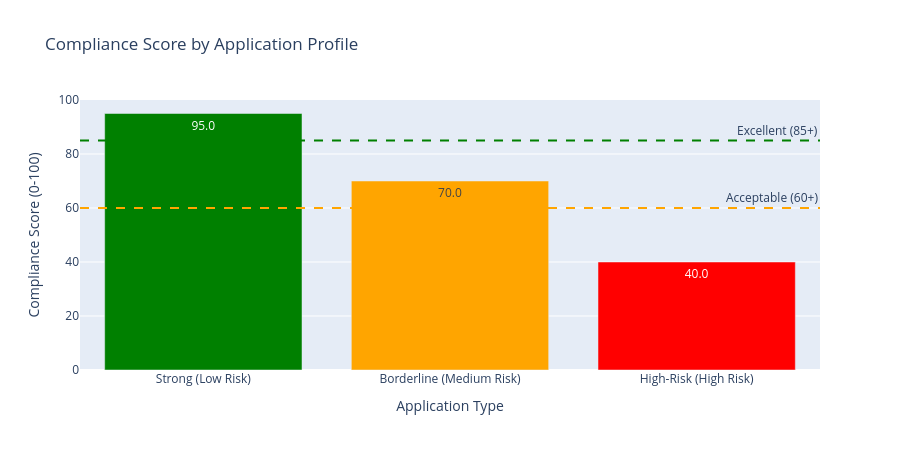

Notebook cell for this chart:
### Markdown cell above
### Step 7.2: Compliance Score Comparison

### Code cell
# Compliance score comparison
applications = ["Strong\n(Low Risk)", "Borderline\n(Medium Risk)", "High-Risk\n(High Risk)"]
scores = [
    report_strong.compliance_score,
    report_borderline.compliance_score,
    report_highrisk.compliance_score
]
colors = ['green', 'orange', 'red']

fig = go.Figure(data=[
    go.Bar(
        x=applications,
        y=scores,
        marker_color=colors,
        text=[f"{s:.1f}" for s in scores],
        textposition='auto'
    )
])

# Add threshold lines
fig.add_hline(y=85, line_dash="dash", line_color="green", 
              annotation_text="Excellent (85+)")
fig.add_hline(y=60, line_dash="dash", line_color="orange", 
              annotation_text="Acceptable (60+)")

fig.update_layout(
    title="Compliance Score by Application Profile",
    xaxis_title="Application Type",
    yaxis_title="Compliance Score (0-100)",
    yaxis_range=[0, 100],
    showlegend=False,
    height=450
)

fig.show()

print("\n📊 Compliance Score Thresholds:")
print("   • 85-100: Excellent compliance")
print("   • 60-84: Acceptable with conditions")
print("   • 0-59: Non-compliant (reject or manual review)")

### Figure 1 — Plotly figure (JSON) as saved in the notebook; plotly's stock layout.template omitted (floating-point values rounded to 4 significant figures)
{"data": [{"marker": {"color": ["green", "orange", "red"]}, "text": ["95.0", "70.0", "40.0"], "textposition": "auto", "type": "bar", "x": ["Strong\n(Low Risk)", "Borderline\n(Medium Risk)", "High-Risk\n(High Risk)"], "y": [95, 70, 40]}], "layout": {"annotations": [{"showarrow": false, "text": "Excellent (85+)", "x": 1, "xanchor": "right", "xref": "x domain", "y": 85, "yanchor": "bottom", "yref": "y"}, {"showarrow": false, "text": "Acceptable (60+)", "x": 1, "xanchor": "right", "xref": "x domain", "y": 60, "yanchor": "bottom", "yref": "y"}], "height": 450, "shapes": [{"line": {"color": "green", "dash": "dash"}, "type": "line", "x0": 0, "x1": 1, "xref": "x domain", "y0": 85, "y1": 85, "yref": "y"}, {"line": {"color": "orange", "dash": "dash"}, "type": "line", "x0": 0, "x1": 1, "xref": "x domain", "y0": 60, "y1": 60, "yref": "y"}], "showlegend": false, "title": {"text": "Compliance Score by Application Profile"}, "xaxis": {"title": {"text": "Application Type"}}, "yaxis": {"range": [0, 100], "title": {"text": "Compliance Score (0-100)"}}}}
